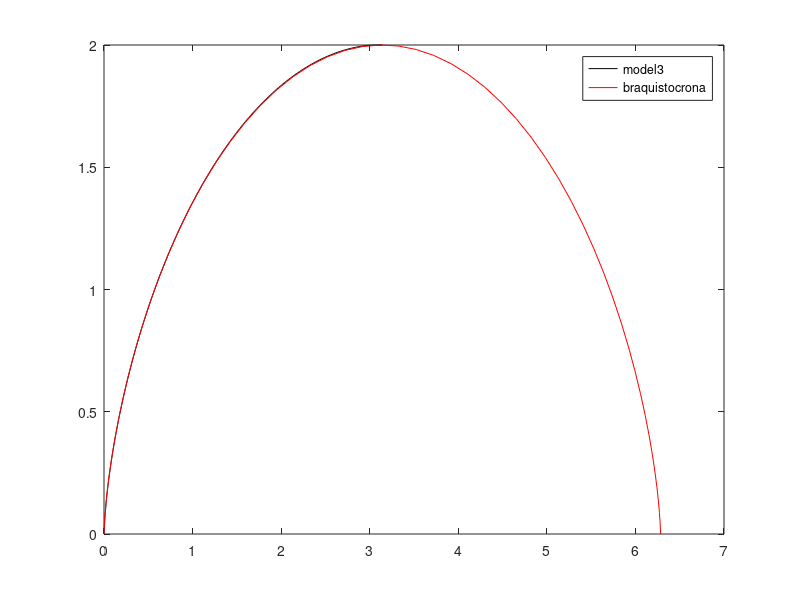

This chart was generated by the following MATLAB code:
n = 501;

D = [  0 0.0001       126 0.0190643    252 0.149674     378 0.742756
  1 0.0002       127 0.0194106    253 0.151837     379 0.751237
  2 0.0003       128 0.0197631    254 0.154026     380 0.759803
  3 0.0004       129 0.0201217    255 0.156242     381 0.768454
  4 0.0005       130 0.0204866    256 0.158486     382 0.777191
  5 0.0006       131 0.0208579    257 0.160756     383 0.786016
  6 0.0007       132 0.0212357    258 0.163054     384 0.794928
  7 0.0008       133 0.02162      259 0.16538      385 0.80393
  8 0.0009       134 0.0220109    260 0.167734     386 0.81302
  9 0.001        135 0.0224086    261 0.170117     387 0.822202
 10 0.0011       136 0.0228131    262 0.172528     388 0.831474
 11 0.0012       137 0.0232245    263 0.174969     389 0.840839
 12 0.0013       138 0.023643     264 0.177439     390 0.850297
 13 0.0014       139 0.0240685    265 0.179938     391 0.859849
 14 0.0015       140 0.0245012    266 0.182467     392 0.869496
 15 0.0016       141 0.0249413    267 0.185026     393 0.879239
 16 0.0017       142 0.0253887    268 0.187616     394 0.889079
 17 0.0018       143 0.0258437    269 0.190237     395 0.899017
 18 0.0019       144 0.0263062    270 0.192888     396 0.909054
 19 0.002        145 0.0267765    271 0.195571     397 0.919191
 20 0.0021       146 0.0272545    272 0.198285     398 0.929428
 21 0.0022       147 0.0277405    273 0.201032     399 0.939768
 22 0.0023       148 0.0282345    274 0.20381      400 0.950211
 23 0.0024       149 0.0287366    275 0.206622     401 0.960757
 24 0.0025       150 0.0292469    276 0.209466     402 0.971409
 25 0.0026       151 0.0297655    277 0.212343     403 0.982168
 26 0.0027       152 0.0302926    278 0.215254     404 0.993033
 27 0.0028       153 0.0308282    279 0.218198     405 1.00401
 28 0.0029       154 0.0313725    280 0.221177     406 1.01509
 29 0.003        155 0.0319256    281 0.22419      407 1.02629
 30 0.0031       156 0.0324876    282 0.227238     408 1.03759
 31 0.0032       157 0.0330586    283 0.230321     409 1.04901
 32 0.0033       158 0.0336386    284 0.233439     410 1.06055
 33 0.0034       159 0.0342279    285 0.236594     411 1.0722
 34 0.0035       160 0.0348266    286 0.239784     412 1.08397
 35 0.0036       161 0.0354347    287 0.243011     413 1.09585
 36 0.0037       162 0.0360524    288 0.246274     414 1.10786
 37 0.0038       163 0.0366799    289 0.249575     415 1.11999
 38 0.0039       164 0.0373171    290 0.252913     416 1.13224
 39 0.004        165 0.0379643    291 0.256289     417 1.14461
 40 0.0041       166 0.0386216    292 0.259703     418 1.15711
 41 0.0042       167 0.0392891    293 0.263155     419 1.16974
 42 0.0043       168 0.0399669    294 0.266647     420 1.1825
 43 0.0044       169 0.0406551    295 0.270177     421 1.19539
 44 0.0045       170 0.041354     296 0.273748     422 1.20841
 45 0.0046       171 0.0420635    297 0.277358     423 1.22156
 46 0.0047       172 0.0427839    298 0.281009     424 1.23485
 47 0.0048       173 0.0435153    299 0.2847       425 1.24827
 48 0.0049       174 0.0442578    300 0.288433     426 1.26184
 49 0.005        175 0.0450116    301 0.292206     427 1.27554
 50 0.0051       176 0.0457767    302 0.296022     428 1.28939
 51 0.0052       177 0.0465534    303 0.29988      429 1.30338
 52 0.0053       178 0.0473417    304 0.30378      430 1.31752
 53 0.0054       179 0.0481418    305 0.307724     431 1.3318
 54 0.0055       180 0.0489538    306 0.311711     432 1.34624
 55 0.0056       181 0.049778     307 0.315741     433 1.36083
 56 0.0057       182 0.0506144    308 0.319816     434 1.37557
 57 0.0058       183 0.0514632    309 0.323936     435 1.39047
 58 0.0059       184 0.0523245    310 0.3281       436 1.40554
 59 0.006        185 0.0531984    311 0.33231      437 1.42076
 60 0.0061       186 0.0540852    312 0.336565     438 1.43615
 61 0.0062       187 0.0549849    313 0.340867     439 1.4517
 62 0.0063       188 0.0558978    314 0.345216     440 1.46743
 63 0.0064       189 0.0568239    315 0.349611     441 1.48332
 64 0.0065       190 0.0577635    316 0.354054     442 1.49939
 65 0.00660185   191 0.0587166    317 0.358545     443 1.51564
 66 0.00670599   192 0.0596835    318 0.363084     444 1.53207
 67 0.00681247   193 0.0606643    319 0.367672     445 1.54869
 68 0.00692134   194 0.0616592    320 0.37231      446 1.5655
 69 0.00703262   195 0.0626682    321 0.376996     447 1.58249
 70 0.00714637   196 0.0636917    322 0.381734     448 1.59967
 71 0.00726263   197 0.0647297    323 0.386521     449 1.61706
 72 0.00738144   198 0.0657824    324 0.39136      450 1.63465
 73 0.00750285   199 0.06685      325 0.39625      451 1.65245
 74 0.00762691   200 0.0679326    326 0.401192     452 1.67046
 75 0.00775366   201 0.0690305    327 0.406186     453 1.68868
 76 0.00788314   202 0.0701437    328 0.411233     454 1.70712
 77 0.0080154    203 0.0712726    329 0.416334     455 1.72578
 78 0.00815049   204 0.0724171    330 0.421488     456 1.74468
 79 0.00828846   205 0.0735776    331 0.426697     457 1.76381
 80 0.00842937   206 0.0747541    332 0.431961     458 1.78317
 81 0.00857325   207 0.075947     333 0.43728      459 1.80278
 82 0.00872015   208 0.0771563    334 0.442654     460 1.82265
 83 0.00887013   209 0.0783822    335 0.448085     461 1.84278
 84 0.00902324   210 0.0796249    336 0.453573     462 1.86316
 85 0.00917954   211 0.0808846    337 0.459118     463 1.88381
 86 0.00933907   212 0.0821615    338 0.464721     464 1.90477
 87 0.00950189   213 0.0834558    339 0.470382     465 1.92599
 88 0.00966805   214 0.0847676    340 0.476101     466 1.94752
 89 0.0098376    215 0.0860972    341 0.481881     467 1.96936
 90 0.0100106    216 0.0874448    342 0.48772      468 1.99152
 91 0.0101871    217 0.0888105    343 0.493619     469 2.01399
 92 0.0103672    218 0.0901945    344 0.49958      470 2.03681
 93 0.0105509    219 0.0915971    345 0.505602     471 2.05996
 94 0.0107383    220 0.0930184    346 0.511686     472 2.08349
 95 0.0109294    221 0.0944586    347 0.517833     473 2.10738
 96 0.0111244    222 0.0959179    348 0.524043     474 2.13167
 97 0.0113231    223 0.0973966    349 0.530317     475 2.15636
 98 0.0115258    224 0.0988949    350 0.536655     476 2.18148
 99 0.0117325    225 0.100413     351 0.543058     477 2.20706
100 0.0119433    226 0.101951     352 0.549526     478 2.23313
101 0.0121581    227 0.103509     353 0.556061     479 2.25969
102 0.0123771    228 0.105088     354 0.562662     480 2.28676
103 0.0126003    229 0.106687     355 0.569331     481 2.31438
104 0.0128279    230 0.108307     356 0.576067     482 2.34256
105 0.0130598    231 0.109948     357 0.582872     483 2.3714
106 0.0132961    232 0.11161      358 0.589746     484 2.4009
107 0.013537     233 0.113294     359 0.59669      485 2.43111
108 0.0137824    234 0.114999     360 0.603704     486 2.46209
109 0.0140325    235 0.116727     361 0.610789     487 2.49391
110 0.0142873    236 0.118476     362 0.617946     488 2.52666
111 0.0145468    237 0.120248     363 0.625175     489 2.56042
112 0.0148112    238 0.122043     364 0.632477     490 2.59531
113 0.0150805    239 0.12386      365 0.639852     491 2.63148
114 0.0153549    240 0.1257       366 0.647302     492 2.66911
115 0.0156342    241 0.127564     367 0.654827     493 2.70847
116 0.0159188    242 0.129452     368 0.662428     494 2.74982
117 0.0162086    243 0.131363     369 0.670105     495 2.79365
118 0.0165036    244 0.133298     370 0.677859     496 2.84064
119 0.0168041    245 0.135257     371 0.685692     497 2.89195
120 0.01711      246 0.137241     372 0.693601     498 2.94939
121 0.0174214    247 0.13925      373 0.701591     499 3.01837
122 0.0177384    248 0.141284     374 0.709661     500 3.1415
123 0.0180611    249 0.143343     375 0.717811     501 0
124 0.0183896    250 0.145427     376 0.726044     502 0
125 0.018724     251 0.147538     377 0.734358     503 0    ]; 

x = D(:,[2 4,6,8]);

x = reshape(x,n+3,1);

C = [    0 0.0001        126 0.105355      252 0.438992      378 1.1582
  1 0.000260306   127 0.106823      253 0.44307       379 1.16543
  2 0.000478011   128 0.108307      254 0.447173      380 1.17267
  3 0.000742693   129 0.109805      255 0.451302      381 1.17994
  4 0.00104739    130 0.111319      256 0.455457      382 1.18722
  5 0.00138708    131 0.112848      257 0.459637      383 1.19452
  6 0.00175788    132 0.114393      258 0.463843      384 1.20183
  7 0.00215671    133 0.115953      259 0.468076      385 1.20917
  8 0.00258099    134 0.117529      260 0.472334      386 1.21652
  9 0.00302853    135 0.11912       261 0.476618      387 1.22388
 10 0.00349746    136 0.120727      262 0.480929      388 1.23127
 11 0.00398611    137 0.12235       263 0.485265      389 1.23866
 12 0.004493      138 0.123989      264 0.489628      390 1.24608
 13 0.00501681    139 0.125644      265 0.494017      391 1.2535
 14 0.00555632    140 0.127315      266 0.498432      392 1.26094
 15 0.00611045    141 0.129003      267 0.502874      393 1.2684
 16 0.00667817    142 0.130707      268 0.507341      394 1.27587
 17 0.00725855    143 0.132427      269 0.511835      395 1.28336
 18 0.00785074    144 0.134164      270 0.516356      396 1.29085
 19 0.00845392    145 0.135917      271 0.520903      397 1.29836
 20 0.00906736    146 0.137687      272 0.525476      398 1.30589
 21 0.00969033    147 0.139474      273 0.530076      399 1.31342
 22 0.0103222     148 0.141278      274 0.534702      400 1.32097
 23 0.0109623     149 0.143099      275 0.539355      401 1.32853
 24 0.0116101     150 0.144937      276 0.544035      402 1.3361
 25 0.0122651     151 0.146793      277 0.548741      403 1.34368
 26 0.0129267     152 0.148665      278 0.553474      404 1.35127
 27 0.0135944     153 0.150555      279 0.558233      405 1.35887
 28 0.0142678     154 0.152463      280 0.563019      406 1.36648
 29 0.0149464     155 0.154388      281 0.567832      407 1.3741
 30 0.0156298     156 0.15633       282 0.572672      408 1.38173
 31 0.0163177     157 0.158291      283 0.577538      409 1.38937
 32 0.0170096     158 0.160269      284 0.582431      410 1.39701
 33 0.0177052     159 0.162266      285 0.587351      411 1.40466
 34 0.0184042     160 0.16428       286 0.592298      412 1.41232
 35 0.0191062     161 0.166313      287 0.597272      413 1.41999
 36 0.019811      162 0.168363      288 0.602272      414 1.42765
 37 0.0205182     163 0.170433      289 0.607299      415 1.43533
 38 0.0212277     164 0.17252       290 0.612354      416 1.44301
 39 0.0219391     165 0.174626      291 0.617435      417 1.4507
 40 0.0226522     166 0.176751      292 0.622542      418 1.45838
 41 0.0233667     167 0.178895      293 0.627677      419 1.46608
 42 0.0240826     168 0.181057      294 0.632839      420 1.47377
 43 0.0247994     169 0.183238      295 0.638027      421 1.48147
 44 0.0255172     170 0.185438      296 0.643243      422 1.48917
 45 0.0262355     171 0.187657      297 0.648485      423 1.49687
 46 0.0269544     172 0.189896      298 0.653754      424 1.50457
 47 0.0276736     173 0.192154      299 0.659051      425 1.51227
 48 0.028393      174 0.194431      300 0.664374      426 1.51997
 49 0.0291124     175 0.196728      301 0.669724      427 1.52767
 50 0.0298317     176 0.199044      302 0.6751        428 1.53536
 51 0.0305508     177 0.20138       303 0.680504      429 1.54305
 52 0.0312694     178 0.203735      304 0.685934      430 1.55074
 53 0.0319876     179 0.206111      305 0.691391      431 1.55843
 54 0.0327052     180 0.208506      306 0.696875      432 1.56611
 55 0.0334221     181 0.210921      307 0.702386      433 1.57378
 56 0.0341383     182 0.213357      308 0.707924      434 1.58145
 57 0.0348535     183 0.215813      309 0.713488      435 1.58911
 58 0.0355678     184 0.218289      310 0.719079      436 1.59677
 59 0.036281      185 0.220786      311 0.724696      437 1.60441
 60 0.0369931     186 0.223303      312 0.73034       438 1.61205
 61 0.037704      187 0.22584       313 0.736011      439 1.61967
 62 0.0384136     188 0.228398      314 0.741709      440 1.62729
 63 0.0391219     189 0.230977      315 0.747433      441 1.63489
 64 0.0398289     190 0.233577      316 0.753183      442 1.64248
 65 0.0405433     191 0.236198      317 0.75896       443 1.65006
 66 0.0412672     192 0.23884       318 0.764764      444 1.65762
 67 0.0420007     193 0.241503      319 0.770593      445 1.66516
 68 0.0427439     194 0.244187      320 0.776449      446 1.6727
 69 0.0434969     195 0.246892      321 0.782332      447 1.68021
 70 0.0442597     196 0.249619      322 0.78824       448 1.6877
 71 0.0450324     197 0.252367      323 0.794175      449 1.69517
 72 0.0458151     198 0.255137      324 0.800136      450 1.70263
 73 0.046608      199 0.257929      325 0.806123      451 1.71006
 74 0.047411      200 0.260742      326 0.812136      452 1.71747
 75 0.0482243     201 0.263577      327 0.818175      453 1.72485
 76 0.0490479     202 0.266434      328 0.82424       454 1.73221
 77 0.049882      203 0.269313      329 0.830331      455 1.73954
 78 0.0507265     204 0.272214      330 0.836447      456 1.74685
 79 0.0515817     205 0.275137      331 0.842589      457 1.75412
 80 0.0524476     206 0.278083      332 0.848757      458 1.76136
 81 0.0533242     207 0.281051      333 0.85495       459 1.76857
 82 0.0542117     208 0.284041      334 0.861169      460 1.77575
 83 0.0551102     209 0.287054      335 0.867413      461 1.7829
 84 0.0560196     210 0.290089      336 0.873682      462 1.79
 85 0.0569402     211 0.293147      337 0.879977      463 1.79707
 86 0.057872      212 0.296228      338 0.886296      464 1.8041
 87 0.0588151     213 0.299331      339 0.892641      465 1.81109
 88 0.0597696     214 0.302458      340 0.89901       466 1.81803
 89 0.0607355     215 0.305607      341 0.905404      467 1.82493
 90 0.061713      216 0.30878       342 0.911823      468 1.83178
 91 0.0627021     217 0.311975      343 0.918266      469 1.83858
 92 0.063703      218 0.315194      344 0.924734      470 1.84533
 93 0.0647156     219 0.318437      345 0.931227      471 1.85203
 94 0.0657402     220 0.321702      346 0.937743      472 1.85867
 95 0.0667768     221 0.324991      347 0.944284      473 1.86524
 96 0.0678255     222 0.328304      348 0.950849      474 1.87176
 97 0.0688863     223 0.33164       349 0.957437      475 1.87821
 98 0.0699594     224 0.335         350 0.964049      476 1.88459
 99 0.0710449     225 0.338384      351 0.970685      477 1.89091
100 0.0721428     226 0.341791      352 0.977345      478 1.89716
101 0.0732532     227 0.345223      353 0.984027      479 1.90333
102 0.0743763     228 0.348678      354 0.990733      480 1.90941
103 0.0755121     229 0.352158      355 0.997462      481 1.91541
104 0.0766607     230 0.355662      356 1.00421       482 1.92132
105 0.0778221     231 0.35919       357 1.01099       483 1.92713
106 0.0789966     232 0.362742      358 1.01779       484 1.93285
107 0.0801841     233 0.366319      359 1.02461       485 1.93846
108 0.0813848     234 0.36992       360 1.03145       486 1.94396
109 0.0825988     235 0.373545      361 1.03831       487 1.94934
110 0.0838262     236 0.377195      362 1.0452        488 1.95459
111 0.085067      237 0.38087       363 1.05211       489 1.95971
112 0.0863213     238 0.38457       364 1.05903       490 1.96468
113 0.0875893     239 0.388294      365 1.06598       491 1.9695
114 0.0888709     240 0.392043      366 1.07296       492 1.97415
115 0.0901664     241 0.395817      367 1.07995       493 1.97861
116 0.0914757     242 0.399616      368 1.08696       494 1.98286
117 0.0927991     243 0.40344       369 1.094         495 1.98687
118 0.0941366     244 0.407289      370 1.10105       496 1.99062
119 0.0954883     245 0.411163      371 1.10813       497 1.99405
120 0.0968542     246 0.415063      372 1.11522       498 1.99706
121 0.0982345     247 0.418987      373 1.12233       499 1.99947
122 0.0996293     248 0.422937      374 1.12947       500 2
123 0.101039      249 0.426913      375 1.13662       501 0
124 0.102463      250 0.430914      376 1.1438        502 0
125 0.103901      251 0.43494       377 1.15099       503 0];

y = C(:,[2 4,6,8]);

y = reshape(y,n+3,1);


plot(x(1:n),y(1:n),'k')
hold on

t = linspace(0,10,100);

x_cic =zeros(100,1);
y_cic =zeros(100,1);

for i = 1:100
    x_cic(i) = (t(i) - sin(t(i))); % radi = 1
    y_cic(i) = (1 - cos(t(i)));
end

plot(x_cic(1:65),y_cic(1:65),'r')    
hold off                             
legend('model3','braquistocrona');   
